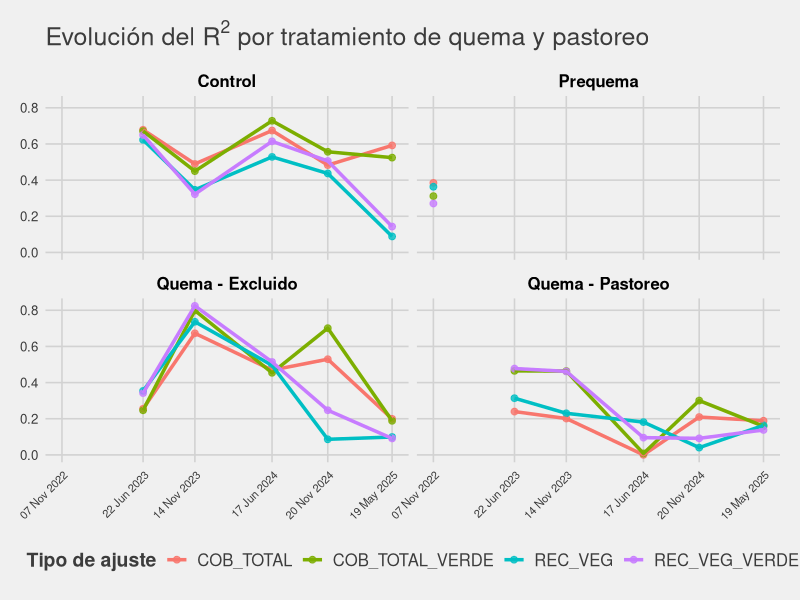

R code for this plot:
library(tidyverse)
library(lubridate)
library(ggthemes)


tryCatch({
  datos <- readr::read_csv("datosSalida/alcontar/alcontar.csv")
}, error = function(e) {
  stop("Error: No se pudo encontrar o leer el archivo 'alcontar.csv'. 
       Asegúrate de que esté en tu directorio de trabajo. Detalle: ", e$message)
})


datos_procesados <- datos %>%
  mutate(
    fecha = ymd(fecha)
  )


grafico_final <- ggplot(
  data = datos_procesados,
  aes(
    x = fecha,     # Eje X
    y = r.squared  # Eje Y
  )
) +
  
  # Uso cobertura_ajuste para dar color y agrupar los puntos,
  # ya que hay varias mediciones por fecha y tratamiento.
  geom_point(aes(color = cobertura_ajuste), size = 2, alpha = 0.8) +
  
  # También añado líneas para ver la tendencia.
  # Es crucial agrupar (group) por 'cobertura_ajuste' para que
  # las líneas conecten los puntos correctos.
  geom_line(
    aes(
      color = cobertura_ajuste,
      group = cobertura_ajuste
    ),
    linewidth = 1.2
  ) +
  
  # Subplots
  facet_wrap(~ tratamientos) +
  
  # --- Control de las etiquetas del eje X ---
  # Forzamos a que se muestre una etiqueta para cada fecha única en los datos
  scale_x_date(
    breaks = unique(datos_procesados$fecha),
    date_labels = "%d %b %Y", # Formato: día-mes(abreviado)-año
    limits = c(min(datos_procesados$fecha), NA) # Forzar el inicio del eje en la primera fecha
  ) +
  labs(
    title = bquote("Evolución del" ~ R^2 ~ "por tratamiento de quema y pastoreo"),
    # subtitle = "Subplots por tratamiento de quema y pastoreo",
    x = "Fecha",
    y = bquote("Coeficiente de Determinación ("*R^2*")"),
    color = "Tipo de ajuste" # Título de la leyenda
  ) +
  theme_fivethirtyeight() +
  
  theme(
    # Roto las etiquetas del eje X para que no se solapen
    axis.text.x = element_text(angle = 45, hjust = 1, size = 8),
    # Muevo la leyenda a la parte inferior
    legend.position = "bottom",
    legend.title = element_text(face = "bold", size = 14), # Título de la leyenda
    legend.text = element_text(size = 12),                 # Etiquetas de la leyenda
    # Estilo del texto de la etiqueta del subplot
    strip.text = element_text(face = "bold", size = 12, color = "black"),
    # Estilo del fondo de la etiqueta del subplot
    # strip.background = element_rect(fill = "#2c3e50", color = "black", linewidth = 0.5)
  )

print(grafico_final)

# 7. (Opcional) GUARDAR EL GRÁFICO
# Puedes guardarlo como un archivo PNG o PDF.
# ggsave("evolucion_rsquared_por_tratamiento.png",
#        plot = grafico_final,
#        width = 12,
#        height = 8,
#        dpi = 300)
